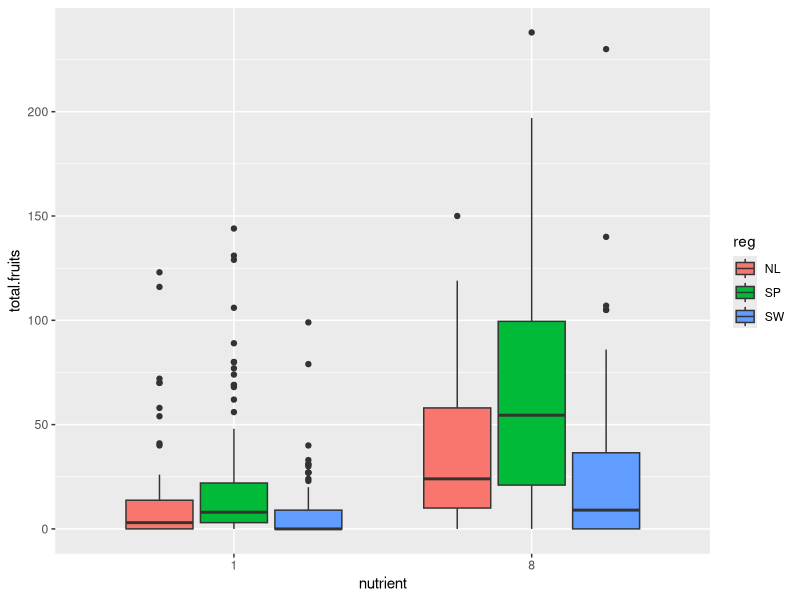
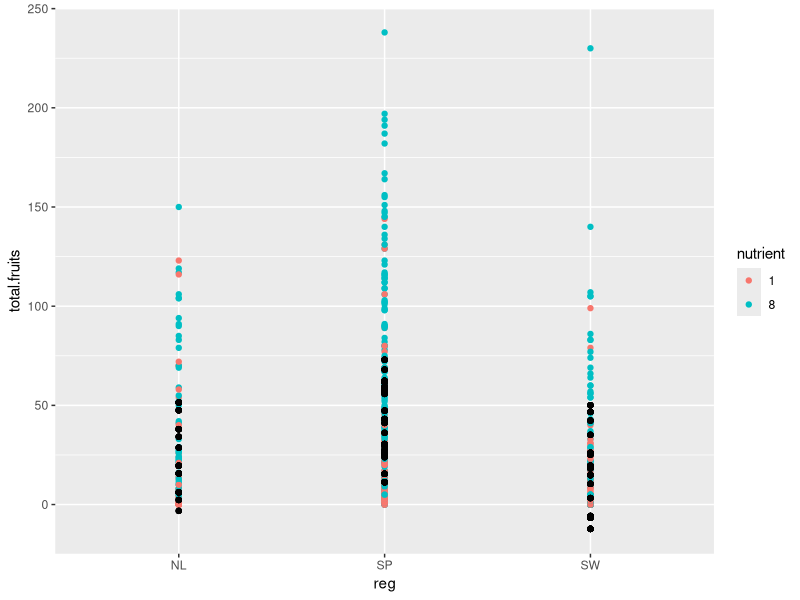
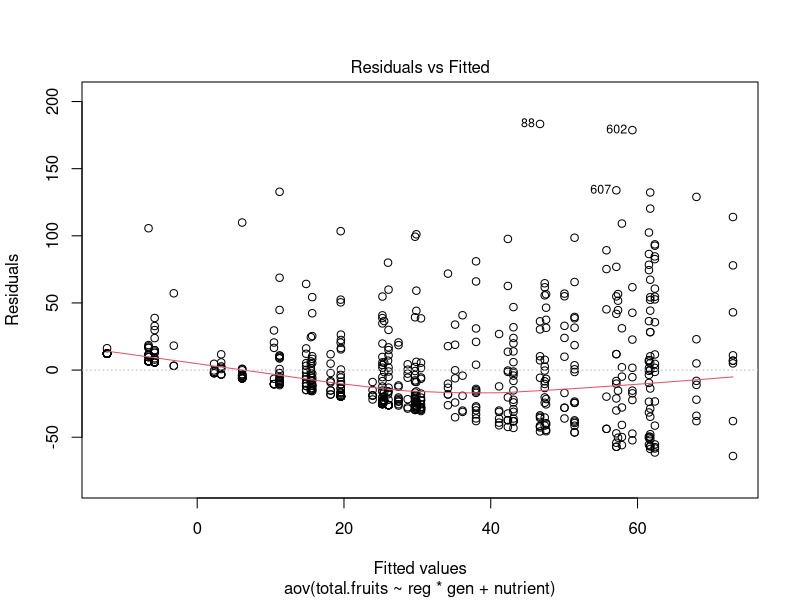
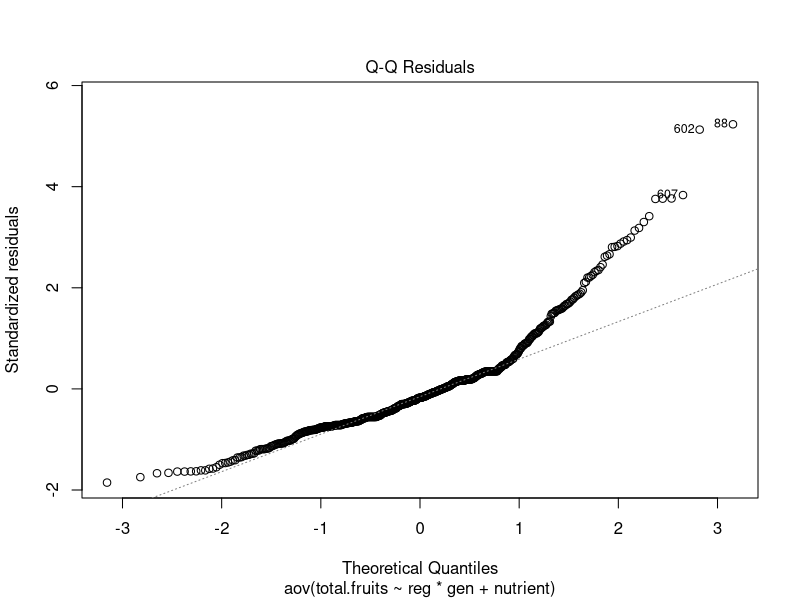
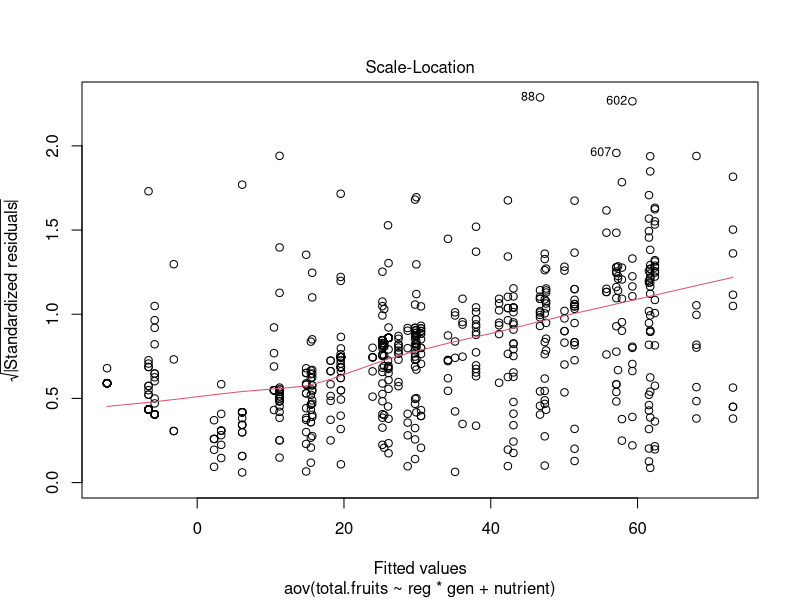
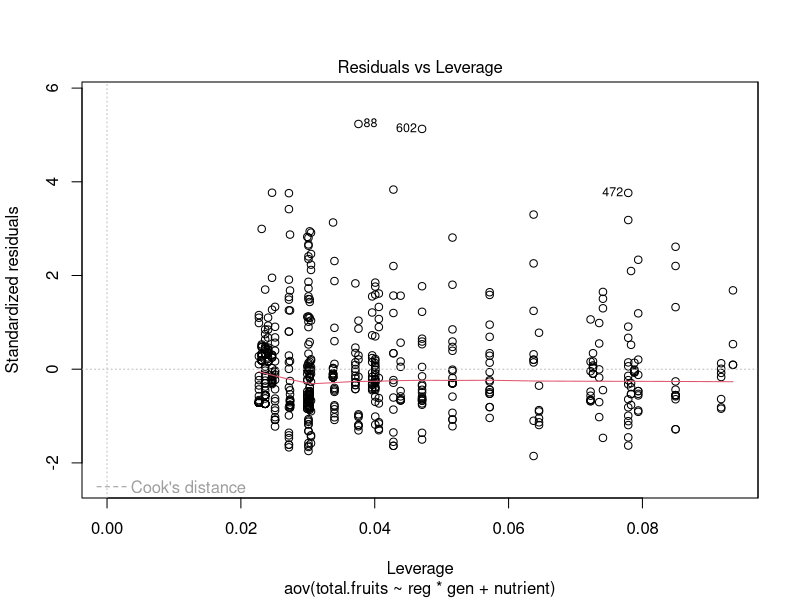

Source code (R) for these figures, in order: (Note: this script raises an error after producing the figures.)
## ---- chunk 1
knitr::opts_chunk$set(echo = TRUE)
## ---- chunk 2
library(lme4)
library(tidyverse)
library(modelr)

df = Arabidopsis
## ---- chunk 3
library(skimr)
?Arabidopsis
## ---- chunk 4
skim(df)
## ---- chunk 5
df$gen<- factor(df$gen)
df$nutrient <- factor(df$nutrient)
df$rack<- factor(df$rack)
## ---- chunk 6
xtabs(data = df, formula = ~ gen+reg)
## ---- chunk 7
ggplot(df, aes(y=total.fruits, x= nutrient, fill= reg))+
  geom_boxplot()
## ---- chunk 8
library(dplyr)
library(modelr)
str(df)

mod = aov(data = df, total.fruits ~ reg * gen + nutrient)
summary(mod)

df = add_predictions(df, mod)
#predictions vs observations
ggplot(df, aes(x= reg, color=nutrient))+
  geom_point(aes(y=total.fruits))+
  geom_point(aes(y=pred), color = "Black")
## ---- chunk 9
plot(mod)

xtabs(data=df, ~gen+amd)
## ---- chunk 10
mod2=lmer(data = df, total.fruits ~ nutrient +  (1|rack) + (1|status) + (1|popu/gen) (1|reg/gen) + (1|amd))


df= add_predictions(df, mod2, var = "pred2")


ggplot(df, aes(x= nutrient, color=amd))+
  geom_point(aes(y=total.fruits))+
  geom_point(aes(y=pred2), color = "Black")



#the thing on the right is nested on the thing on the left. 1| allows us to change the intercept 



## ---- chunk 11
#mod3 <- aov(data = df, total.fruits ~ nutrient * amd * status * popu * gen * reg )

df <- add_predictions(df, mod3, var = "pred3")

ggplot(df, aes(x= nutrient, color=amd))+
  geom_point(aes(y=total.fruits))+
  geom_point(aes(y=pred3), color = "Black")


